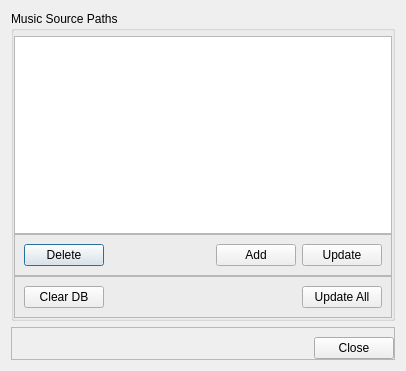
<?xml version="1.0" encoding="UTF-8"?>
<ui version="4.0">
 <class>BmDbDialog</class>
 <widget class="QDialog" name="BmDbDialog">
  <property name="geometry">
   <rect>
    <x>0</x>
    <y>0</y>
    <width>406</width>
    <height>371</height>
   </rect>
  </property>
  <property name="windowTitle">
   <string>Mistari DB Management</string>
  </property>
  <layout class="QVBoxLayout" name="verticalLayout_2">
   <item>
    <widget class="QGroupBox" name="groupBox">
     <property name="title">
      <string>Music Source Paths</string>
     </property>
     <layout class="QVBoxLayout" name="verticalLayout">
      <property name="spacing">
       <number>0</number>
      </property>
      <property name="leftMargin">
       <number>0</number>
      </property>
      <property name="topMargin">
       <number>5</number>
      </property>
      <property name="rightMargin">
       <number>0</number>
      </property>
      <property name="bottomMargin">
       <number>0</number>
      </property>
      <item>
       <widget class="QTableView" name="tableViewPaths">
        <property name="editTriggers">
         <set>QAbstractItemView::NoEditTriggers</set>
        </property>
        <property name="showDropIndicator" stdset="0">
         <bool>false</bool>
        </property>
        <property name="alternatingRowColors">
         <bool>true</bool>
        </property>
        <property name="selectionMode">
         <enum>QAbstractItemView::SingleSelection</enum>
        </property>
        <property name="selectionBehavior">
         <enum>QAbstractItemView::SelectRows</enum>
        </property>
        <property name="gridStyle">
         <enum>Qt::NoPen</enum>
        </property>
        <property name="sortingEnabled">
         <bool>true</bool>
        </property>
        <attribute name="horizontalHeaderVisible">
         <bool>false</bool>
        </attribute>
        <attribute name="horizontalHeaderStretchLastSection">
         <bool>true</bool>
        </attribute>
        <attribute name="verticalHeaderVisible">
         <bool>false</bool>
        </attribute>
        <attribute name="verticalHeaderStretchLastSection">
         <bool>false</bool>
        </attribute>
       </widget>
      </item>
      <item>
       <widget class="QFrame" name="frame">
        <property name="frameShape">
         <enum>QFrame::StyledPanel</enum>
        </property>
        <property name="frameShadow">
         <enum>QFrame::Raised</enum>
        </property>
        <layout class="QHBoxLayout" name="horizontalLayout">
         <item>
          <widget class="QPushButton" name="pushButtonDelete">
           <property name="text">
            <string>Delete</string>
           </property>
          </widget>
         </item>
         <item>
          <spacer name="horizontalSpacer">
           <property name="orientation">
            <enum>Qt::Horizontal</enum>
           </property>
           <property name="sizeHint" stdset="0">
            <size>
             <width>169</width>
             <height>20</height>
            </size>
           </property>
          </spacer>
         </item>
         <item>
          <widget class="QPushButton" name="pushButtonAdd">
           <property name="text">
            <string>Add</string>
           </property>
          </widget>
         </item>
         <item>
          <widget class="QPushButton" name="pushButtonUpdate">
           <property name="text">
            <string>Update</string>
           </property>
          </widget>
         </item>
        </layout>
       </widget>
      </item>
      <item>
       <widget class="QFrame" name="frame_3">
        <property name="frameShape">
         <enum>QFrame::StyledPanel</enum>
        </property>
        <property name="frameShadow">
         <enum>QFrame::Raised</enum>
        </property>
        <layout class="QHBoxLayout" name="horizontalLayout_3">
         <item>
          <widget class="QPushButton" name="pushButtonClearDb">
           <property name="text">
            <string>Clear DB</string>
           </property>
          </widget>
         </item>
         <item>
          <spacer name="horizontalSpacer_3">
           <property name="orientation">
            <enum>Qt::Horizontal</enum>
           </property>
           <property name="sizeHint" stdset="0">
            <size>
             <width>273</width>
             <height>20</height>
            </size>
           </property>
          </spacer>
         </item>
         <item>
          <widget class="QPushButton" name="pushButtonUpdateAll">
           <property name="text">
            <string>Update All</string>
           </property>
          </widget>
         </item>
        </layout>
       </widget>
      </item>
     </layout>
    </widget>
   </item>
   <item>
    <widget class="QFrame" name="frame_2">
     <property name="frameShape">
      <enum>QFrame::StyledPanel</enum>
     </property>
     <property name="frameShadow">
      <enum>QFrame::Raised</enum>
     </property>
     <layout class="QHBoxLayout" name="horizontalLayout_2">
      <property name="rightMargin">
       <number>0</number>
      </property>
      <property name="bottomMargin">
       <number>0</number>
      </property>
      <item>
       <spacer name="horizontalSpacer_2">
        <property name="orientation">
         <enum>Qt::Horizontal</enum>
        </property>
        <property name="sizeHint" stdset="0">
         <size>
          <width>288</width>
          <height>20</height>
         </size>
        </property>
       </spacer>
      </item>
      <item>
       <widget class="QPushButton" name="pushButtonClose">
        <property name="text">
         <string>Close</string>
        </property>
       </widget>
      </item>
     </layout>
    </widget>
   </item>
  </layout>
 </widget>
 <resources/>
 <connections/>
</ui>
